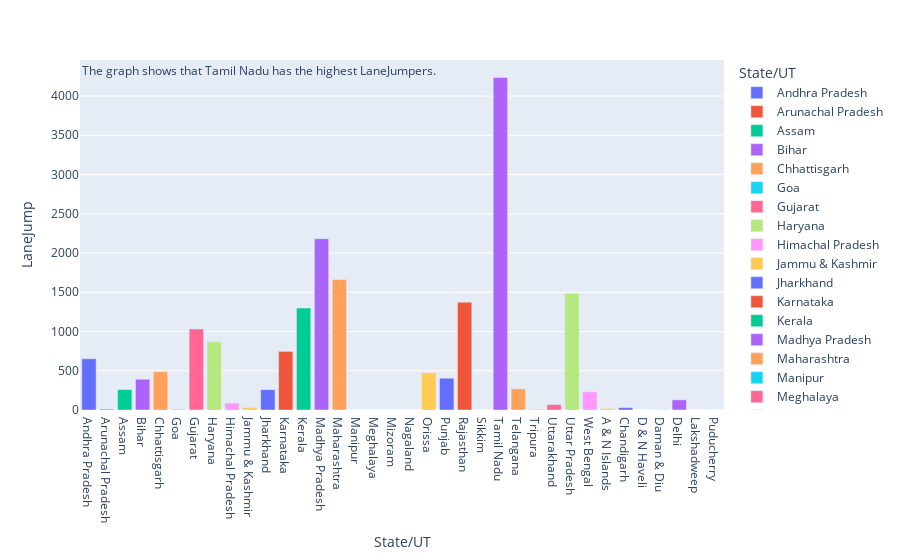

Notebook code for this chart:
### Code cell
# state wise lane jumper in violin plot
fig = px.bar(driver_response, y="LaneJump", x="State/UT", color="State/UT",hover_data=driver_response.columns)
conclusion = 'The graph shows that Tamil Nadu has the highest LaneJumpers.'
fig.add_annotation(text=conclusion, xref='paper', yref='paper', x=0, y=1, showarrow=False, font=dict(size=12))
fig.show()

### Figure 1 — Plotly figure (JSON) as saved in the notebook; plotly's stock layout.template omitted (floating-point values rounded to 4 significant figures)
{"data": [{"alignmentgroup": "True", "customdata": [["south", 2, 1531, 722, 460, 30033, 1335, 69, 4806]], "hovertemplate": "State/UT=%{x}<br>LaneJump=%{y}<br>GEO_Region=%{customdata[0]}<br>R_ID=%{customdata[1]}<br>Overtake=%{customdata[2]}<br>AiIntake=%{customdata[3]}<br>Sleeping=%{customdata[4]}<br>Speeding=%{customdata[5]}<br>WrongSide=%{customdata[6]}<br>SignalAvoid=%{customdata[7]}<br>Others=%{customdata[8]}<extra></extra>", "legendgroup": "Andhra Pradesh", "marker": {"color": "#636efa", "pattern": {"shape": ""}}, "name": "Andhra Pradesh", "offsetgroup": "Andhra Pradesh", "orientation": "v", "showlegend": true, "textposition": "auto", "type": "bar", "x": ["Andhra Pradesh"], "xaxis": "x", "y": [653], "yaxis": "y"}, {"alignmentgroup": "True", "customdata": [["northeast", 5, 8, 26, 8, 61, 7, 0, 40]], "hovertemplate": "State/UT=%{x}<br>LaneJump=%{y}<br>GEO_Region=%{customdata[0]}<br>R_ID=%{customdata[1]}<br>Overtake=%{customdata[2]}<br>AiIntake=%{customdata[3]}<br>Sleeping=%{customdata[4]}<br>Speeding=%{customdata[5]}<br>WrongSide=%{customdata[6]}<br>SignalAvoid=%{customdata[7]}<br>Others=%{customdata[8]}<extra></extra>", "legendgroup": "Arunachal Pradesh", "marker": {"color": "#EF553B", "pattern": {"shape": ""}}, "name": "Arunachal Pradesh", "offsetgroup": "Arunachal Pradesh", "orientation": "v", "showlegend": true, "textposition": "auto", "type": "bar", "x": ["Arunachal Pradesh"], "xaxis": "x", "y": [11], "yaxis": "y"}, {"alignmentgroup": "True", "customdata": [["northeast", 5, 500, 965, 6, 8116, 490, 71, 1501]], "hovertemplate": "State/UT=%{x}<br>LaneJump=%{y}<br>GEO_Region=%{customdata[0]}<br>R_ID=%{customdata[1]}<br>Overtake=%{customdata[2]}<br>AiIntake=%{customdata[3]}<br>Sleeping=%{customdata[4]}<br>Speeding=%{customdata[5]}<br>WrongSide=%{customdata[6]}<br>SignalAvoid=%{customdata[7]}<br>Others=%{customdata[8]}<extra></extra>", "legendgroup": "Assam", "marker": {"color": "#00cc96", "pattern": {"shape": ""}}, "name": "Assam", "offsetgroup": "Assam", "orientation": "v", "showlegend": true, "textposition": "auto", "type": "bar", "x": ["Assam"], "xaxis": "x", "y": [260], "yaxis": "y"}, {"alignmentgroup": "True", "customdata": [["north", 1, 851, 2273, 194, 3819, 766, 15, 1051]], "hovertemplate": "State/UT=%{x}<br>LaneJump=%{y}<br>GEO_Region=%{customdata[0]}<br>R_ID=%{customdata[1]}<br>Overtake=%{customdata[2]}<br>AiIntake=%{customdata[3]}<br>Sleeping=%{customdata[4]}<br>Speeding=%{customdata[5]}<br>WrongSide=%{customdata[6]}<br>SignalAvoid=%{customdata[7]}<br>Others=%{customdata[8]}<extra></extra>", "legendgroup": "Bihar", "marker": {"color": "#ab63fa", "pattern": {"shape": ""}}, "name": "Bihar", "offsetgroup": "Bihar", "orientation": "v", "showlegend": true, "textposition": "auto", "type": "bar", "x": ["Bihar"], "xaxis": "x", "y": [392], "yaxis": "y"}, {"alignmentgroup": "True", "customdata": [["centre", 9, 655, 480, 225, 13380, 676, 72, 1473]], "hovertemplate": "State/UT=%{x}<br>LaneJump=%{y}<br>GEO_Region=%{customdata[0]}<br>R_ID=%{customdata[1]}<br>Overtake=%{customdata[2]}<br>AiIntake=%{customdata[3]}<br>Sleeping=%{customdata[4]}<br>Speeding=%{customdata[5]}<br>WrongSide=%{customdata[6]}<br>SignalAvoid=%{customdata[7]}<br>Others=%{customdata[8]}<extra></extra>", "legendgroup": "Chhattisgarh", "marker": {"color": "#FFA15A", "pattern": {"shape": ""}}, "name": "Chhattisgarh", "offsetgroup": "Chhattisgarh", "orientation": "v", "showlegend": true, "textposition": "auto", "type": "bar", "x": ["Chhattisgarh"], "xaxis": "x", "y": [488], "yaxis": "y"}, {"alignmentgroup": "True", "customdata": [["west", 4, 113, 12, 8, 7031, 80, 0, 406]], "hovertemplate": "State/UT=%{x}<br>LaneJump=%{y}<br>GEO_Region=%{customdata[0]}<br>R_ID=%{customdata[1]}<br>Overtake=%{customdata[2]}<br>AiIntake=%{customdata[3]}<br>Sleeping=%{customdata[4]}<br>Speeding=%{customdata[5]}<br>WrongSide=%{customdata[6]}<br>SignalAvoid=%{customdata[7]}<br>Others=%{customdata[8]}<extra></extra>", "legendgroup": "Goa", "marker": {"color": "#19d3f3", "pattern": {"shape": ""}}, "name": "Goa", "offsetgroup": "Goa", "orientation": "v", "showlegend": true, "textposition": "auto", "type": "bar", "x": ["Goa"], "xaxis": "x", "y": [8], "yaxis": "y"}, {"alignmentgroup": "True", "customdata": [["west", 4, 1657, 106, 251, 27066, 1127, 312, 1187]], "hovertemplate": "State/UT=%{x}<br>LaneJump=%{y}<br>GEO_Region=%{customdata[0]}<br>R_ID=%{customdata[1]}<br>Overtake=%{customdata[2]}<br>AiIntake=%{customdata[3]}<br>Sleeping=%{customdata[4]}<br>Speeding=%{customdata[5]}<br>WrongSide=%{customdata[6]}<br>SignalAvoid=%{customdata[7]}<br>Others=%{customdata[8]}<extra></extra>", "legendgroup": "Gujarat", "marker": {"color": "#FF6692", "pattern": {"shape": ""}}, "name": "Gujarat", "offsetgroup": "Gujarat", "orientation": "v", "showlegend": true, "textposition": "auto", "type": "bar", "x": ["Gujarat"], "xaxis": "x", "y": [1032], "yaxis": "y"}, {"alignmentgroup": "True", "customdata": [["north", 1, 1340, 1624, 616, 6529, 1306, 685, 1502]], "hovertemplate": "State/UT=%{x}<br>LaneJump=%{y}<br>GEO_Region=%{customdata[0]}<br>R_ID=%{customdata[1]}<br>Overtake=%{customdata[2]}<br>AiIntake=%{customdata[3]}<br>Sleeping=%{customdata[4]}<br>Speeding=%{customdata[5]}<br>WrongSide=%{customdata[6]}<br>SignalAvoid=%{customdata[7]}<br>Others=%{customdata[8]}<extra></extra>", "legendgroup": "Haryana", "marker": {"color": "#B6E880", "pattern": {"shape": ""}}, "name": "Haryana", "offsetgroup": "Haryana", "orientation": "v", "showlegend": true, "textposition": "auto", "type": "bar", "x": ["Haryana"], "xaxis": "x", "y": [869], "yaxis": "y"}, {"alignmentgroup": "True", "customdata": [["north", 1, 216, 146, 0, 3279, 64, 0, 1392]], "hovertemplate": "State/UT=%{x}<br>LaneJump=%{y}<br>GEO_Region=%{customdata[0]}<br>R_ID=%{customdata[1]}<br>Overtake=%{customdata[2]}<br>AiIntake=%{customdata[3]}<br>Sleeping=%{customdata[4]}<br>Speeding=%{customdata[5]}<br>WrongSide=%{customdata[6]}<br>SignalAvoid=%{customdata[7]}<br>Others=%{customdata[8]}<extra></extra>", "legendgroup": "Himachal Pradesh", "marker": {"color": "#FF97FF", "pattern": {"shape": ""}}, "name": "Himachal Pradesh", "offsetgroup": "Himachal Pradesh", "orientation": "v", "showlegend": true, "textposition": "auto", "type": "bar", "x": ["Himachal Pradesh"], "xaxis": "x", "y": [88], "yaxis": "y"}, {"alignmentgroup": "True", "customdata": [["north", 1, 85, 435, 0, 5287, 72, 0, 948]], "hovertemplate": "State/UT=%{x}<br>LaneJump=%{y}<br>GEO_Region=%{customdata[0]}<br>R_ID=%{customdata[1]}<br>Overtake=%{customdata[2]}<br>AiIntake=%{customdata[3]}<br>Sleeping=%{customdata[4]}<br>Speeding=%{customdata[5]}<br>WrongSide=%{customdata[6]}<br>SignalAvoid=%{customdata[7]}<br>Others=%{customdata[8]}<extra></extra>", "legendgroup": "Jammu & Kashmir", "marker": {"color": "#FECB52", "pattern": {"shape": ""}}, "name": "Jammu & Kashmir", "offsetgroup": "Jammu & Kashmir", "orientation": "v", "showlegend": true, "textposition": "auto", "type": "bar", "x": ["Jammu & Kashmir"], "xaxis": "x", "y": [31], "yaxis": "y"}, {"alignmentgroup": "True", "customdata": [["centre", 9, 223, 1154, 6, 2279, 390, 38, 25]], "hovertemplate": "State/UT=%{x}<br>LaneJump=%{y}<br>GEO_Region=%{customdata[0]}<br>R_ID=%{customdata[1]}<br>Overtake=%{customdata[2]}<br>AiIntake=%{customdata[3]}<br>Sleeping=%{customdata[4]}<br>Speeding=%{customdata[5]}<br>WrongSide=%{customdata[6]}<br>SignalAvoid=%{customdata[7]}<br>Others=%{customdata[8]}<extra></extra>", "legendgroup": "Jharkhand", "marker": {"color": "#636efa", "pattern": {"shape": ""}}, "name": "Jharkhand", "offsetgroup": "Jharkhand", "orientation": "v", "showlegend": true, "textposition": "auto", "type": "bar", "x": ["Jharkhand"], "xaxis": "x", "y": [259], "yaxis": "y"}, {"alignmentgroup": "True", "customdata": [["south", 2, 1963, 2603, 185, 54876, 1777, 327, 9655]], "hovertemplate": "State/UT=%{x}<br>LaneJump=%{y}<br>GEO_Region=%{customdata[0]}<br>R_ID=%{customdata[1]}<br>Overtake=%{customdata[2]}<br>AiIntake=%{customdata[3]}<br>Sleeping=%{customdata[4]}<br>Speeding=%{customdata[5]}<br>WrongSide=%{customdata[6]}<br>SignalAvoid=%{customdata[7]}<br>Others=%{customdata[8]}<extra></extra>", "legendgroup": "Karnataka", "marker": {"color": "#EF553B", "pattern": {"shape": ""}}, "name": "Karnataka", "offsetgroup": "Karnataka", "orientation": "v", "showlegend": true, "textposition": "auto", "type": "bar", "x": ["Karnataka"], "xaxis": "x", "y": [747], "yaxis": "y"}, {"alignmentgroup": "True", "customdata": [["south", 2, 3392, 168, 1454, 54673, 2392, 498, 136]], "hovertemplate": "State/UT=%{x}<br>LaneJump=%{y}<br>GEO_Region=%{customdata[0]}<br>R_ID=%{customdata[1]}<br>Overtake=%{customdata[2]}<br>AiIntake=%{customdata[3]}<br>Sleeping=%{customdata[4]}<br>Speeding=%{customdata[5]}<br>WrongSide=%{customdata[6]}<br>SignalAvoid=%{customdata[7]}<br>Others=%{customdata[8]}<extra></extra>", "legendgroup": "Kerala", "marker": {"color": "#00cc96", "pattern": {"shape": ""}}, "name": "Kerala", "offsetgroup": "Kerala", "orientation": "v", "showlegend": true, "textposition": "auto", "type": "bar", "x": ["Kerala"], "xaxis": "x", "y": [1299], "yaxis": "y"}, {"alignmentgroup": "True", "customdata": [["centre", 9, 5256, 6623, 767, 48984, 2232, 500, 8719]], "hovertemplate": "State/UT=%{x}<br>LaneJump=%{y}<br>GEO_Region=%{customdata[0]}<br>R_ID=%{customdata[1]}<br>Overtake=%{customdata[2]}<br>AiIntake=%{customdata[3]}<br>Sleeping=%{customdata[4]}<br>Speeding=%{customdata[5]}<br>WrongSide=%{customdata[6]}<br>SignalAvoid=%{customdata[7]}<br>Others=%{customdata[8]}<extra></extra>", "legendgroup": "Madhya Pradesh", "marker": {"color": "#ab63fa", "pattern": {"shape": ""}}, "name": "Madhya Pradesh", "offsetgroup": "Madhya Pradesh", "orientation": "v", "showlegend": true, "textposition": "auto", "type": "bar", "x": ["Madhya Pradesh"], "xaxis": "x", "y": [2183], "yaxis": "y"}, {"alignmentgroup": "True", "customdata": [["west", 4, 3570, 1477, 507, 53433, 2718, 106, 9420]], "hovertemplate": "State/UT=%{x}<br>LaneJump=%{y}<br>GEO_Region=%{customdata[0]}<br>R_ID=%{customdata[1]}<br>Overtake=%{customdata[2]}<br>AiIntake=%{customdata[3]}<br>Sleeping=%{customdata[4]}<br>Speeding=%{customdata[5]}<br>WrongSide=%{customdata[6]}<br>SignalAvoid=%{customdata[7]}<br>Others=%{customdata[8]}<extra></extra>", "legendgroup": "Maharashtra", "marker": {"color": "#FFA15A", "pattern": {"shape": ""}}, "name": "Maharashtra", "offsetgroup": "Maharashtra", "orientation": "v", "showlegend": true, "textposition": "auto", "type": "bar", "x": ["Maharashtra"], "xaxis": "x", "y": [1662], "yaxis": "y"}, {"alignmentgroup": "True", "customdata": [["northeast", 5, 46, 71, 30, 57, 39, 0, 66]], "hovertemplate": "State/UT=%{x}<br>LaneJump=%{y}<br>GEO_Region=%{customdata[0]}<br>R_ID=%{customdata[1]}<br>Overtake=%{customdata[2]}<br>AiIntake=%{customdata[3]}<br>Sleeping=%{customdata[4]}<br>Speeding=%{customdata[5]}<br>WrongSide=%{customdata[6]}<br>SignalAvoid=%{customdata[7]}<br>Others=%{customdata[8]}<extra></extra>", "legendgroup": "Manipur", "marker": {"color": "#19d3f3", "pattern": {"shape": ""}}, "name": "Manipur", "offsetgroup": "Manipur", "orientation": "v", "showlegend": true, "textposition": "auto", "type": "bar", "x": ["Manipur"], "xaxis": "x", "y": [0], "yaxis": "y"}, {"alignmentgroup": "True", "customdata": [["northeast", 5, 0, 60, 0, 186, 0, 0, 0]], "hovertemplate": "State/UT=%{x}<br>LaneJump=%{y}<br>GEO_Region=%{customdata[0]}<br>R_ID=%{customdata[1]}<br>Overtake=%{customdata[2]}<br>AiIntake=%{customdata[3]}<br>Sleeping=%{customdata[4]}<br>Speeding=%{customdata[5]}<br>WrongSide=%{customdata[6]}<br>SignalAvoid=%{customdata[7]}<br>Others=%{customdata[8]}<extra></extra>", "legendgroup": "Meghalaya", "marker": {"color": "#FF6692", "pattern": {"shape": ""}}, "name": "Meghalaya", "offsetgroup": "Meghalaya", "orientation": "v", "showlegend": true, "textposition": "auto", "type": "bar", "x": ["Meghalaya"], "xaxis": "x", "y": [0], "yaxis": "y"}, {"alignmentgroup": "True", "customdata": [["east", 3, 30, 43, 7, 62, 3, 0, 39]], "hovertemplate": "State/UT=%{x}<br>LaneJump=%{y}<br>GEO_Region=%{customdata[0]}<br>R_ID=%{customdata[1]}<br>Overtake=%{customdata[2]}<br>AiIntake=%{customdata[3]}<br>Sleeping=%{customdata[4]}<br>Speeding=%{customdata[5]}<br>WrongSide=%{customdata[6]}<br>SignalAvoid=%{customdata[7]}<br>Others=%{customdata[8]}<extra></extra>", "legendgroup": "Mizoram", "marker": {"color": "#B6E880", "pattern": {"shape": ""}}, "name": "Mizoram", "offsetgroup": "Mizoram", "orientation": "v", "showlegend": true, "textposition": "auto", "type": "bar", "x": ["Mizoram"], "xaxis": "x", "y": [0], "yaxis": "y"}, {"alignmentgroup": "True", "customdata": [["northeast", 5, 0, 104, 0, 62, 26, 0, 70]], "hovertemplate": "State/UT=%{x}<br>LaneJump=%{y}<br>GEO_Region=%{customdata[0]}<br>R_ID=%{customdata[1]}<br>Overtake=%{customdata[2]}<br>AiIntake=%{customdata[3]}<br>Sleeping=%{customdata[4]}<br>Speeding=%{customdata[5]}<br>WrongSide=%{customdata[6]}<br>SignalAvoid=%{customdata[7]}<br>Others=%{customdata[8]}<extra></extra>", "legendgroup": "Nagaland", "marker": {"color": "#FF97FF", "pattern": {"shape": ""}}, "name": "Nagaland", "offsetgroup": "Nagaland", "orientation": "v", "showlegend": true, "textposition": "auto", "type": "bar", "x": ["Nagaland"], "xaxis": "x", "y": [0], "yaxis": "y"}, {"alignmentgroup": "True", "customdata": [["centre", 9, 1530, 1892, 241, 8683, 1084, 189, 1701]], "hovertemplate": "State/UT=%{x}<br>LaneJump=%{y}<br>GEO_Region=%{customdata[0]}<br>R_ID=%{customdata[1]}<br>Overtake=%{customdata[2]}<br>AiIntake=%{customdata[3]}<br>Sleeping=%{customdata[4]}<br>Speeding=%{customdata[5]}<br>WrongSide=%{customdata[6]}<br>SignalAvoid=%{customdata[7]}<br>Others=%{customdata[8]}<extra></extra>", "legendgroup": "Orissa", "marker": {"color": "#FECB52", "pattern": {"shape": ""}}, "name": "Orissa", "offsetgroup": "Orissa", "orientation": "v", "showlegend": true, "textposition": "auto", "type": "bar", "x": ["Orissa"], "xaxis": "x", "y": [474], "yaxis": "y"}, {"alignmentgroup": "True", "customdata": [["north", 1, 645, 759, 51, 4770, 639, 197, 651]], "hovertemplate": "State/UT=%{x}<br>LaneJump=%{y}<br>GEO_Region=%{customdata[0]}<br>R_ID=%{customdata[1]}<br>Overtake=%{customdata[2]}<br>AiIntake=%{customdata[3]}<br>Sleeping=%{customdata[4]}<br>Speeding=%{customdata[5]}<br>WrongSide=%{customdata[6]}<br>SignalAvoid=%{customdata[7]}<br>Others=%{customdata[8]}<extra></extra>", "legendgroup": "Punjab", "marker": {"color": "#636efa", "pattern": {"shape": ""}}, "name": "Punjab", "offsetgroup": "Punjab", "orientation": "v", "showlegend": true, "textposition": "auto", "type": "bar", "x": ["Punjab"], "xaxis": "x", "y": [405], "yaxis": "y"}, {"alignmentgroup": "True", "customdata": [["northwest", 6, 1447, 1588, 398, 24753, 1637, 2, 6815]], "hovertemplate": "State/UT=%{x}<br>LaneJump=%{y}<br>GEO_Region=%{customdata[0]}<br>R_ID=%{customdata[1]}<br>Overtake=%{customdata[2]}<br>AiIntake=%{customdata[3]}<br>Sleeping=%{customdata[4]}<br>Speeding=%{customdata[5]}<br>WrongSide=%{customdata[6]}<br>SignalAvoid=%{customdata[7]}<br>Others=%{customdata[8]}<extra></extra>", "legendgroup": "Rajasthan", "marker": {"color": "#EF553B", "pattern": {"shape": ""}}, "name": "Rajasthan", "offsetgroup": "Rajasthan", "orientation": "v", "showlegend": true, "textposition": "auto", "type": "bar", "x": ["Rajasthan"], "xaxis": "x", "y": [1374], "yaxis": "y"}, {"alignmentgroup": "True", "customdata": [["northeast", 5, 17, 20, 0, 73, 20, 0, 51]], "hovertemplate": "State/UT=%{x}<br>LaneJump=%{y}<br>GEO_Region=%{customdata[0]}<br>R_ID=%{customdata[1]}<br>Overtake=%{customdata[2]}<br>AiIntake=%{customdata[3]}<br>Sleeping=%{customdata[4]}<br>Speeding=%{customdata[5]}<br>WrongSide=%{customdata[6]}<br>SignalAvoid=%{customdata[7]}<br>Others=%{customdata[8]}<extra></extra>", "legendgroup": "Sikkim", "marker": {"color": "#00cc96", "pattern": {"shape": ""}}, "name": "Sikkim", "offsetgroup": "Sikkim", "orientation": "v", "showlegend": true, "textposition": "auto", "type": "bar", "x": ["Sikkim"], "xaxis": "x", "y": [0], "yaxis": "y"}, {"alignmentgroup": "True", "customdata": [["south", 2, 9326, 1947, 832, 75859, 4738, 1455, 11740]], "hovertemplate": "State/UT=%{x}<br>LaneJump=%{y}<br>GEO_Region=%{customdata[0]}<br>R_ID=%{customdata[1]}<br>Overtake=%{customdata[2]}<br>AiIntake=%{customdata[3]}<br>Sleeping=%{customdata[4]}<br>Speeding=%{customdata[5]}<br>WrongSide=%{customdata[6]}<br>SignalAvoid=%{customdata[7]}<br>Others=%{customdata[8]}<extra></extra>", "legendgroup": "Tamil Nadu", "marker": {"color": "#ab63fa", "pattern": {"shape": ""}}, "name": "Tamil Nadu", "offsetgroup": "Tamil Nadu", "orientation": "v", "showlegend": true, "textposition": "auto", "type": "bar", "x": ["Tamil Nadu"], "xaxis": "x", "y": [4236], "yaxis": "y"}, {"alignmentgroup": "True", "customdata": [["centre", 9, 1065, 1170, 171, 19881, 726, 74, 5366]], "hovertemplate": "State/UT=%{x}<br>LaneJump=%{y}<br>GEO_Region=%{customdata[0]}<br>R_ID=%{customdata[1]}<br>Overtake=%{customdata[2]}<br>AiIntake=%{customdata[3]}<br>Sleeping=%{customdata[4]}<br>Speeding=%{customdata[5]}<br>WrongSide=%{customdata[6]}<br>SignalAvoid=%{customdata[7]}<br>Others=%{customdata[8]}<extra></extra>", "legendgroup": "Telangana", "marker": {"color": "#FFA15A", "pattern": {"shape": ""}}, "name": "Telangana", "offsetgroup": "Telangana", "orientation": "v", "showlegend": true, "textposition": "auto", "type": "bar", "x": ["Telangana"], "xaxis": "x", "y": [269], "yaxis": "y"}, {"alignmentgroup": "True", "customdata": [["east", 3, 56, 17, 0, 912, 44, 1, 28]], "hovertemplate": "State/UT=%{x}<br>LaneJump=%{y}<br>GEO_Region=%{customdata[0]}<br>R_ID=%{customdata[1]}<br>Overtake=%{customdata[2]}<br>AiIntake=%{customdata[3]}<br>Sleeping=%{customdata[4]}<br>Speeding=%{customdata[5]}<br>WrongSide=%{customdata[6]}<br>SignalAvoid=%{customdata[7]}<br>Others=%{customdata[8]}<extra></extra>", "legendgroup": "Tripura", "marker": {"color": "#19d3f3", "pattern": {"shape": ""}}, "name": "Tripura", "offsetgroup": "Tripura", "orientation": "v", "showlegend": true, "textposition": "auto", "type": "bar", "x": ["Tripura"], "xaxis": "x", "y": [7], "yaxis": "y"}, {"alignmentgroup": "True", "customdata": [["north", 1, 147, 548, 0, 830, 204, 7, 142]], "hovertemplate": "State/UT=%{x}<br>LaneJump=%{y}<br>GEO_Region=%{customdata[0]}<br>R_ID=%{customdata[1]}<br>Overtake=%{customdata[2]}<br>AiIntake=%{customdata[3]}<br>Sleeping=%{customdata[4]}<br>Speeding=%{customdata[5]}<br>WrongSide=%{customdata[6]}<br>SignalAvoid=%{customdata[7]}<br>Others=%{customdata[8]}<extra></extra>", "legendgroup": "Uttarakhand", "marker": {"color": "#FF6692", "pattern": {"shape": ""}}, "name": "Uttarakhand", "offsetgroup": "Uttarakhand", "orientation": "v", "showlegend": true, "textposition": "auto", "type": "bar", "x": ["Uttarakhand"], "xaxis": "x", "y": [69], "yaxis": "y"}, {"alignmentgroup": "True", "customdata": [["north", 1, 4329, 5865, 1359, 12745, 3323, 747, 6008]], "hovertemplate": "State/UT=%{x}<br>LaneJump=%{y}<br>GEO_Region=%{customdata[0]}<br>R_ID=%{customdata[1]}<br>Overtake=%{customdata[2]}<br>AiIntake=%{customdata[3]}<br>Sleeping=%{customdata[4]}<br>Speeding=%{customdata[5]}<br>WrongSide=%{customdata[6]}<br>SignalAvoid=%{customdata[7]}<br>Others=%{customdata[8]}<extra></extra>", "legendgroup": "Uttar Pradesh", "marker": {"color": "#B6E880", "pattern": {"shape": ""}}, "name": "Uttar Pradesh", "offsetgroup": "Uttar Pradesh", "orientation": "v", "showlegend": true, "textposition": "auto", "type": "bar", "x": ["Uttar Pradesh"], "xaxis": "x", "y": [1485], "yaxis": "y"}, {"alignmentgroup": "True", "customdata": [["east", 3, 379, 462, 71, 4812, 298, 196, 8271]], "hovertemplate": "State/UT=%{x}<br>LaneJump=%{y}<br>GEO_Region=%{customdata[0]}<br>R_ID=%{customdata[1]}<br>Overtake=%{customdata[2]}<br>AiIntake=%{customdata[3]}<br>Sleeping=%{customdata[4]}<br>Speeding=%{customdata[5]}<br>WrongSide=%{customdata[6]}<br>SignalAvoid=%{customdata[7]}<br>Others=%{customdata[8]}<extra></extra>", "legendgroup": "West Bengal", "marker": {"color": "#FF97FF", "pattern": {"shape": ""}}, "name": "West Bengal", "offsetgroup": "West Bengal", "orientation": "v", "showlegend": true, "textposition": "auto", "type": "bar", "x": ["West Bengal"], "xaxis": "x", "y": [232], "yaxis": "y"}, {"alignmentgroup": "True", "customdata": [["southeast", 7, 22, 52, 0, 218, 42, 2, 39]], "hovertemplate": "State/UT=%{x}<br>LaneJump=%{y}<br>GEO_Region=%{customdata[0]}<br>R_ID=%{customdata[1]}<br>Overtake=%{customdata[2]}<br>AiIntake=%{customdata[3]}<br>Sleeping=%{customdata[4]}<br>Speeding=%{customdata[5]}<br>WrongSide=%{customdata[6]}<br>SignalAvoid=%{customdata[7]}<br>Others=%{customdata[8]}<extra></extra>", "legendgroup": "A & N Islands", "marker": {"color": "#FECB52", "pattern": {"shape": ""}}, "name": "A & N Islands", "offsetgroup": "A & N Islands", "orientation": "v", "showlegend": true, "textposition": "auto", "type": "bar", "x": ["A & N Islands"], "xaxis": "x", "y": [20], "yaxis": "y"}, {"alignmentgroup": "True", "customdata": [["north", 1, 83, 20, 0, 540, 34, 10, 14]], "hovertemplate": "State/UT=%{x}<br>LaneJump=%{y}<br>GEO_Region=%{customdata[0]}<br>R_ID=%{customdata[1]}<br>Overtake=%{customdata[2]}<br>AiIntake=%{customdata[3]}<br>Sleeping=%{customdata[4]}<br>Speeding=%{customdata[5]}<br>WrongSide=%{customdata[6]}<br>SignalAvoid=%{customdata[7]}<br>Others=%{customdata[8]}<extra></extra>", "legendgroup": "Chandigarh", "marker": {"color": "#636efa", "pattern": {"shape": ""}}, "name": "Chandigarh", "offsetgroup": "Chandigarh", "orientation": "v", "showlegend": true, "textposition": "auto", "type": "bar", "x": ["Chandigarh"], "xaxis": "x", "y": [30], "yaxis": "y"}, {"alignmentgroup": "True", "customdata": [["west", 4, 5, 1, 2, 29, 5, 0, 69]], "hovertemplate": "State/UT=%{x}<br>LaneJump=%{y}<br>GEO_Region=%{customdata[0]}<br>R_ID=%{customdata[1]}<br>Overtake=%{customdata[2]}<br>AiIntake=%{customdata[3]}<br>Sleeping=%{customdata[4]}<br>Speeding=%{customdata[5]}<br>WrongSide=%{customdata[6]}<br>SignalAvoid=%{customdata[7]}<br>Others=%{customdata[8]}<extra></extra>", "legendgroup": "D & N Haveli", "marker": {"color": "#EF553B", "pattern": {"shape": ""}}, "name": "D & N Haveli", "offsetgroup": "D & N Haveli", "orientation": "v", "showlegend": true, "textposition": "auto", "type": "bar", "x": ["D & N Haveli"], "xaxis": "x", "y": [0], "yaxis": "y"}, {"alignmentgroup": "True", "customdata": [["west", 4, 4, 7, 1, 50, 3, 0, 37]], "hovertemplate": "State/UT=%{x}<br>LaneJump=%{y}<br>GEO_Region=%{customdata[0]}<br>R_ID=%{customdata[1]}<br>Overtake=%{customdata[2]}<br>AiIntake=%{customdata[3]}<br>Sleeping=%{customdata[4]}<br>Speeding=%{customdata[5]}<br>WrongSide=%{customdata[6]}<br>SignalAvoid=%{customdata[7]}<br>Others=%{customdata[8]}<extra></extra>", "legendgroup": "Daman & Diu", "marker": {"color": "#00cc96", "pattern": {"shape": ""}}, "name": "Daman & Diu", "offsetgroup": "Daman & Diu", "orientation": "v", "showlegend": true, "textposition": "auto", "type": "bar", "x": ["Daman & Diu"], "xaxis": "x", "y": [2], "yaxis": "y"}, {"alignmentgroup": "True", "customdata": [["north", 1, 211, 215, 0, 7647.0, 131, 229, 2838]], "hovertemplate": "State/UT=%{x}<br>LaneJump=%{y}<br>GEO_Region=%{customdata[0]}<br>R_ID=%{customdata[1]}<br>Overtake=%{customdata[2]}<br>AiIntake=%{customdata[3]}<br>Sleeping=%{customdata[4]}<br>Speeding=%{customdata[5]}<br>WrongSide=%{customdata[6]}<br>SignalAvoid=%{customdata[7]}<br>Others=%{customdata[8]}<extra></extra>", "legendgroup": "Delhi", "marker": {"color": "#ab63fa", "pattern": {"shape": ""}}, "name": "Delhi", "offsetgroup": "Delhi", "orientation": "v", "showlegend": true, "textposition": "auto", "type": "bar", "x": ["Delhi"], "xaxis": "x", "y": [129], "yaxis": "y"}, {"alignmentgroup": "True", "customdata": [["southwest", 8, 0, 0, 0, 1, 0, 0, 0]], "hovertemplate": "State/UT=%{x}<br>LaneJump=%{y}<br>GEO_Region=%{customdata[0]}<br>R_ID=%{customdata[1]}<br>Overtake=%{customdata[2]}<br>AiIntake=%{customdata[3]}<br>Sleeping=%{customdata[4]}<br>Speeding=%{customdata[5]}<br>WrongSide=%{customdata[6]}<br>SignalAvoid=%{customdata[7]}<br>Others=%{customdata[8]}<extra></extra>", "legendgroup": "Lakshadweep", "marker": {"color": "#FFA15A", "pattern": {"shape": ""}}, "name": "Lakshadweep", "offsetgroup": "Lakshadweep", "orientation": "v", "showlegend": true, "textposition": "auto", "type": "bar", "x": ["Lakshadweep"], "xaxis": "x", "y": [0], "yaxis": "y"}, {"alignmentgroup": "True", "customdata": [["south", 2, 207, 155, 15, 1547, 98, 21, 610]], "hovertemplate": "State/UT=%{x}<br>LaneJump=%{y}<br>GEO_Region=%{customdata[0]}<br>R_ID=%{customdata[1]}<br>Overtake=%{customdata[2]}<br>AiIntake=%{customdata[3]}<br>Sleeping=%{customdata[4]}<br>Speeding=%{customdata[5]}<br>WrongSide=%{customdata[6]}<br>SignalAvoid=%{customdata[7]}<br>Others=%{customdata[8]}<extra></extra>", "legendgroup": "Puducherry", "marker": {"color": "#19d3f3", "pattern": {"shape": ""}}, "name": "Puducherry", "offsetgroup": "Puducherry", "orientation": "v", "showlegend": true, "textposition": "auto", "type": "bar", "x": ["Puducherry"], "xaxis": "x", "y": [0], "yaxis": "y"}], "layout": {"annotations": [{"font": {"size": 12}, "showarrow": false, "text": "The graph shows that Tamil Nadu has the highest LaneJumpers.", "x": 0, "xref": "paper", "y": 1, "yref": "paper"}], "barmode": "relative", "legend": {"title": {"text": "State/UT"}, "tracegroupgap": 0}, "margin": {"t": 60}, "xaxis": {"anchor": "y", "categoryarray": ["Andhra Pradesh", "Arunachal Pradesh", "Assam", "Bihar", "Chhattisgarh", "Goa", "Gujarat", "Haryana", "Himachal Pradesh", "Jammu & Kashmir", "Jharkhand", "Karnataka", "Kerala", "Madhya Pradesh", "Maharashtra", "Manipur", "Meghalaya", "Mizoram", "Nagaland", "Orissa", "Punjab", "Rajasthan", "Sikkim", "Tamil Nadu", "Telangana", "Tripura", "Uttarakhand", "Uttar Pradesh", "West Bengal", "A & N Islands", "Chandigarh", "D & N Haveli", "Daman & Diu", "Delhi", "Lakshadweep", "Puducherry"], "categoryorder": "array", "domain": [0, 1], "title": {"text": "State/UT"}}, "yaxis": {"anchor": "x", "domain": [0, 1], "title": {"text": "LaneJump"}}}}
